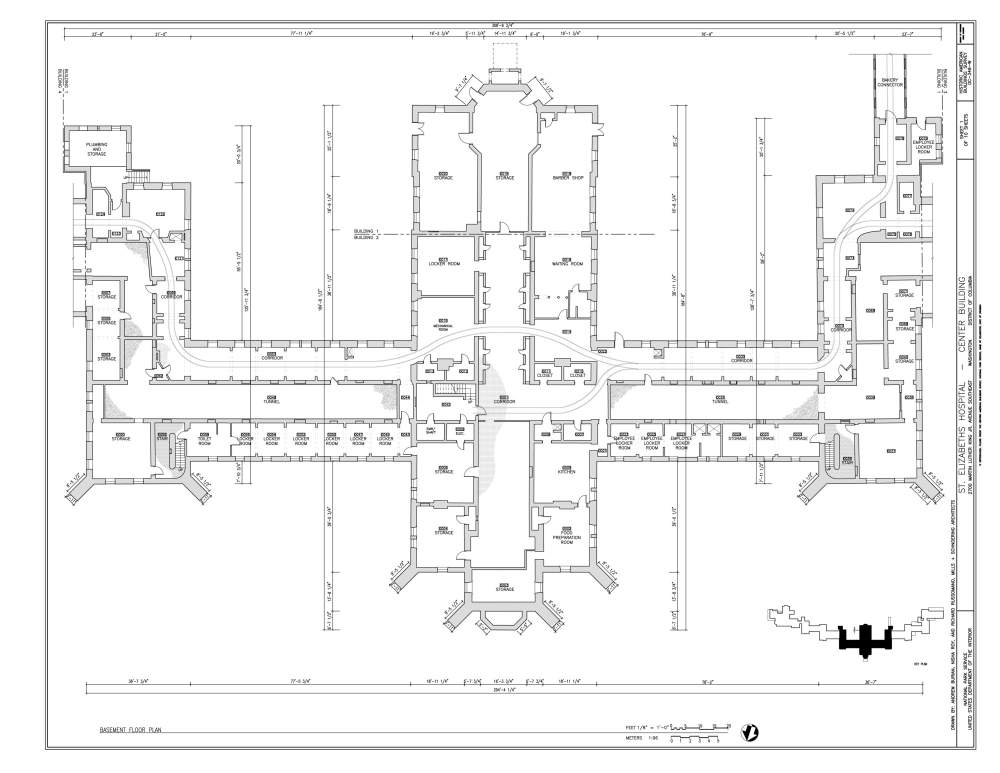
#> input picture app/web/sample/habs_stelizabeths_center/sheet_000.jpg, 2000 x 1545 px (shown at 1/2 size)
$ python -i final_stats.py   (imports and definitions only)
#> lines starting #> are read from the running program, lines starting #| are printed output that depends on the picture
#> further down, picture is the input picture: shape (1545, 2000, 3); min 0, max 255, mean 244.2
"""Numbers for report.md that need no API: Spark-only recall, duplicate-sheet check, union rule, Wilson intervals, spend."""
import sys, json, itertools
sys.path.insert(0, 'lab/defects'); sys.path.insert(0, 'lab')
from eval_hybrid import *
from common import load_sheet
from plant import rescan
from track import load_stack
from seeds import SEEDS, TRUTH
import cv2
from math import sqrt


def wilson(k, n, z=1.96):
    p = k / n; d = 1 + z * z / n; c = (p + z * z / 2 / n) / d; h = z * sqrt(p * (1 - p) / n + z * z / 4 / n / n) / d
    return f'{k}/{n} = {100 * p:.1f}% (95% CI {100 * (c - h):.0f}-{100 * (c + h):.0f})'


ER = [r for r in main if lab(r['case']) == 'erase_interior']
hit = lambda f, r: any(x['obj'] == r['case']['obj'] and x['floor'] == r['case']['floor'] for x in f(r))
union = lambda r: fn(r) + sam(r)
out = {}
# [20 lines not run here, left out]
# [1 line that did not run here, left out]
ok = 0
# [5 lines not run here, left out]

# duplicate sheet: best NCC of ink maps within +-12 px, pair by pair
def d(im):
    g = cv2.cvtColor(im, cv2.COLOR_BGR2GRAY)
    I = np.clip(cv2.medianBlur(g, 31).astype(np.float32) - g, 0, 255)
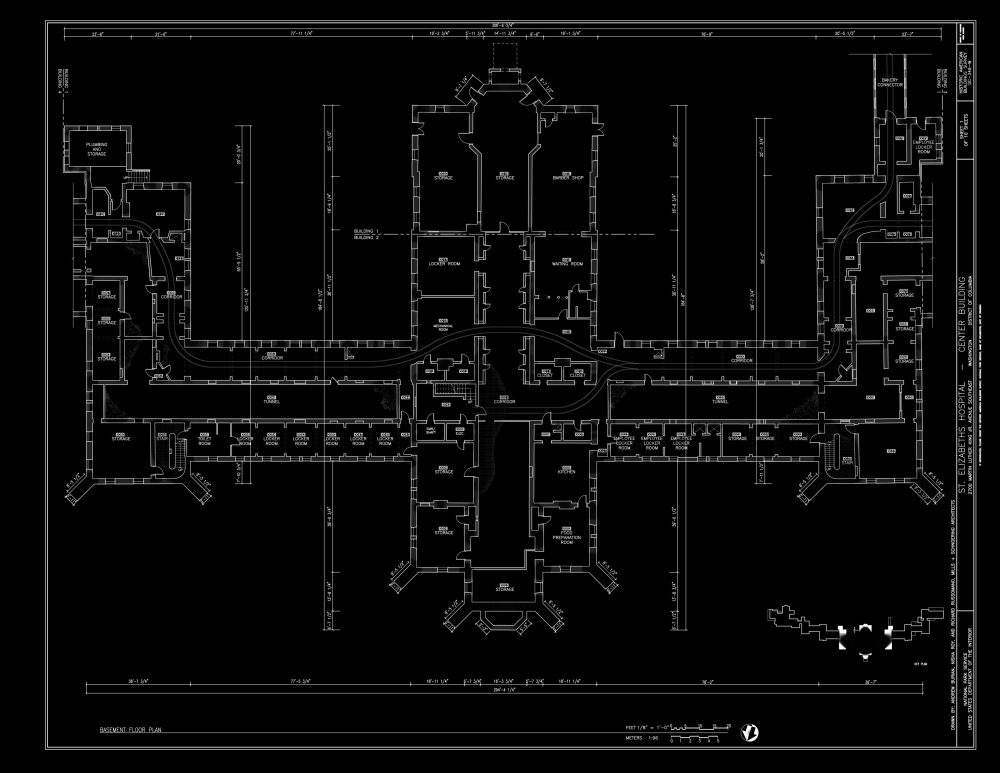
#> I: shape (1545, 2000) float32 (shown at 1/2 size); min 0, max 255, mean 9.5
    return cv2.GaussianBlur(cv2.resize(I, None, fx=.5, fy=.5, interpolation=cv2.INTER_AREA), (0, 0), 1.2)
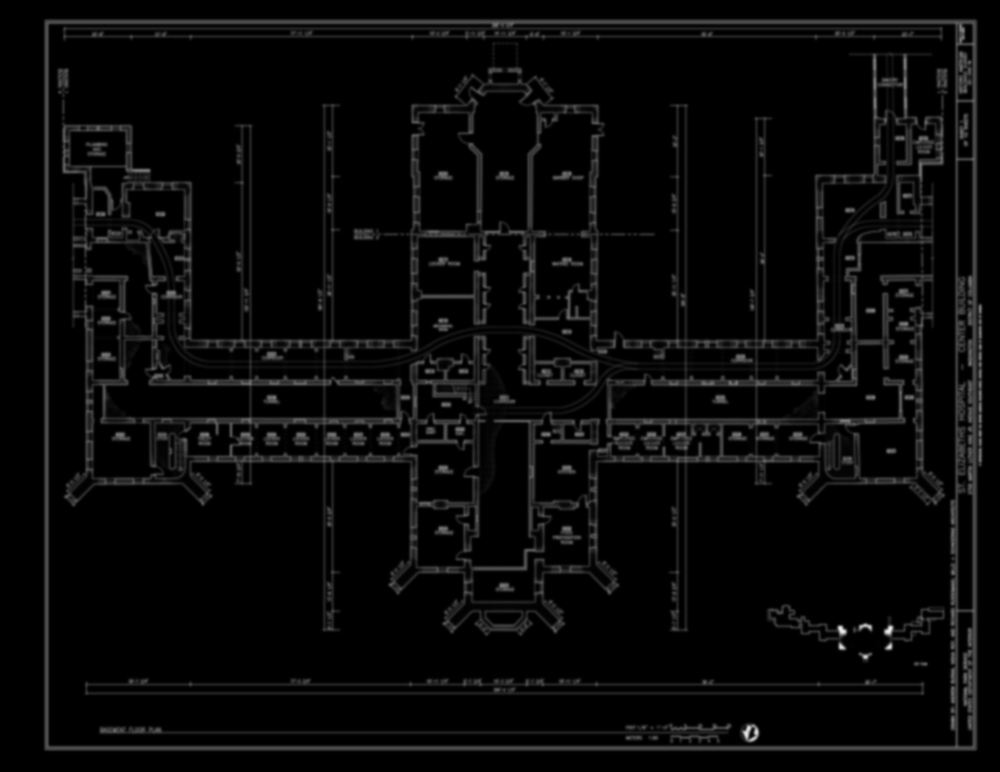
#> returned value: shape (772, 1000) float32; min 0, max 236.4, mean 9.5
rows = {}
# [6 lines not run here, left out]

>>> import cv2
>>> picture = cv2.imread('../../app/web/sample/habs_stelizabeths_center/sheet_000.jpg')
>>> result = d(picture)

$ run again, on app/web/sample/habs_stelizabeths_center/sheet_004.jpg
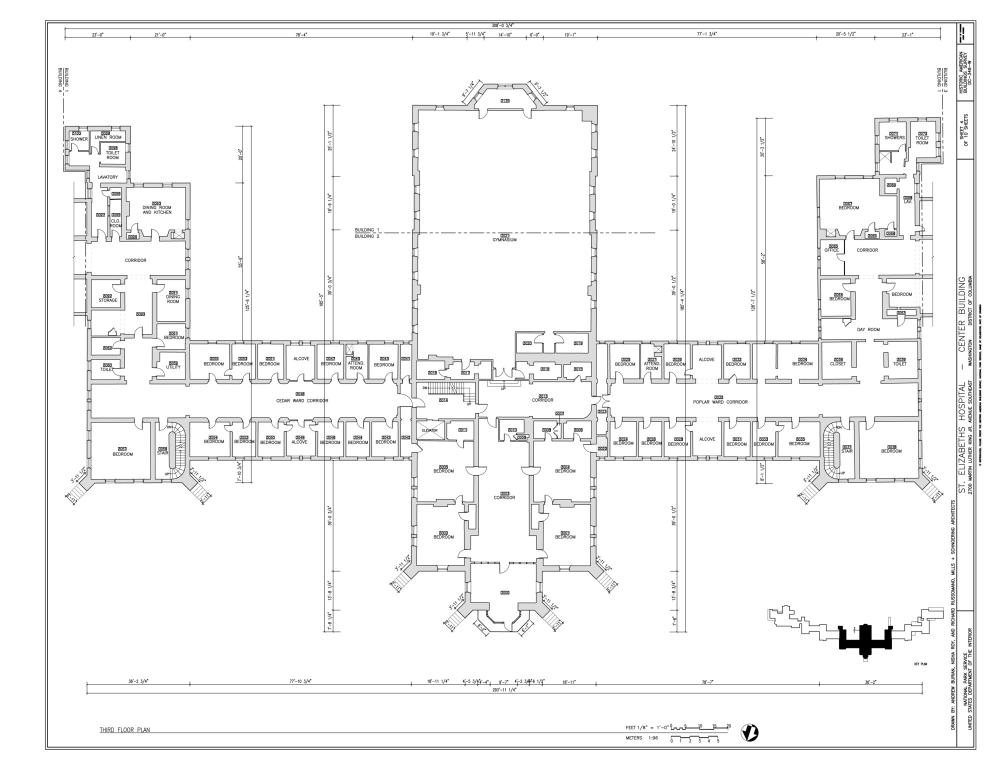
#> input picture app/web/sample/habs_stelizabeths_center/sheet_004.jpg, 2000 x 1545 px (shown at 1/2 size)
#> picture is the input picture: shape (1545, 2000, 3); min 0, max 255, mean 244.9
#> in d, `I = np.clip(cv2.medianBlur(g, 31).astype(np.float32) - g, 0, 255)`:
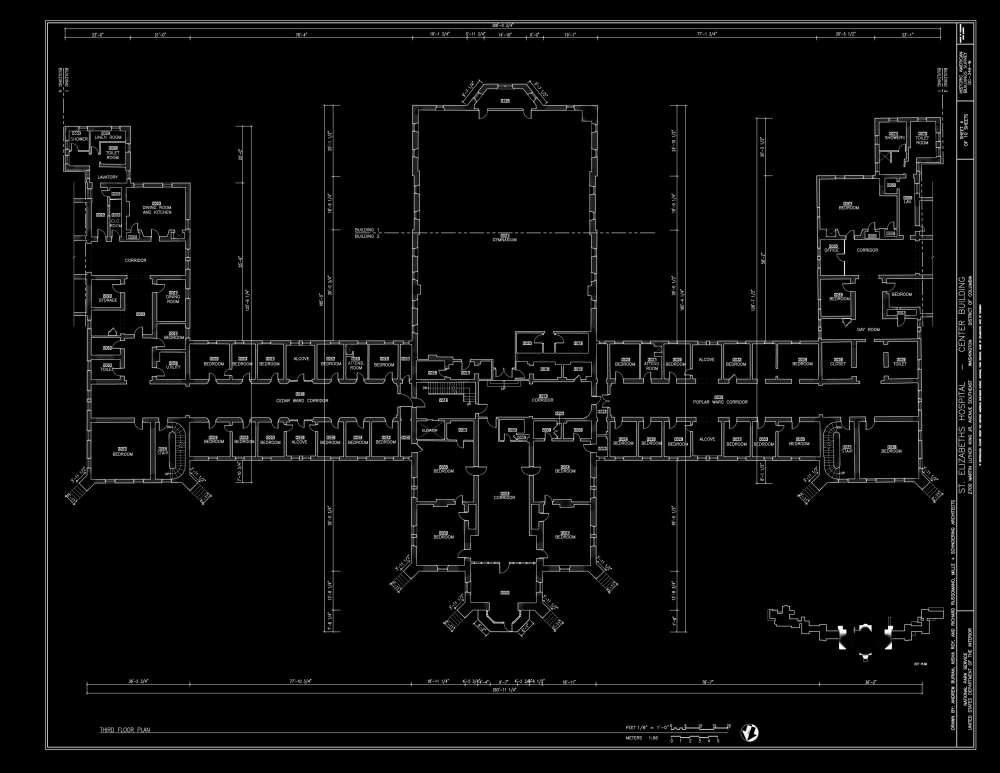
#> I: shape (1545, 2000) float32 (shown at 1/2 size); min 0, max 255, mean 9.3
#> in d, `return cv2.GaussianBlur(cv2.resize(I, None, fx=.5, fy=.5, interpolatio..`:
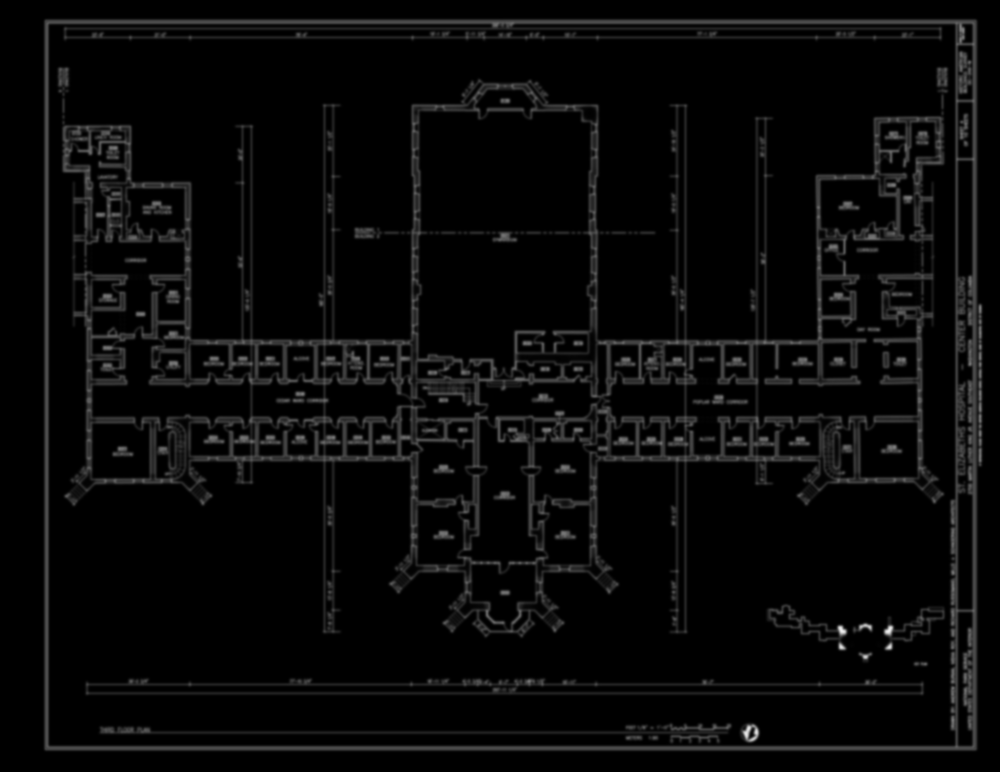
#> returned value: shape (772, 1000) float32; min 0, max 236.4, mean 9.3
